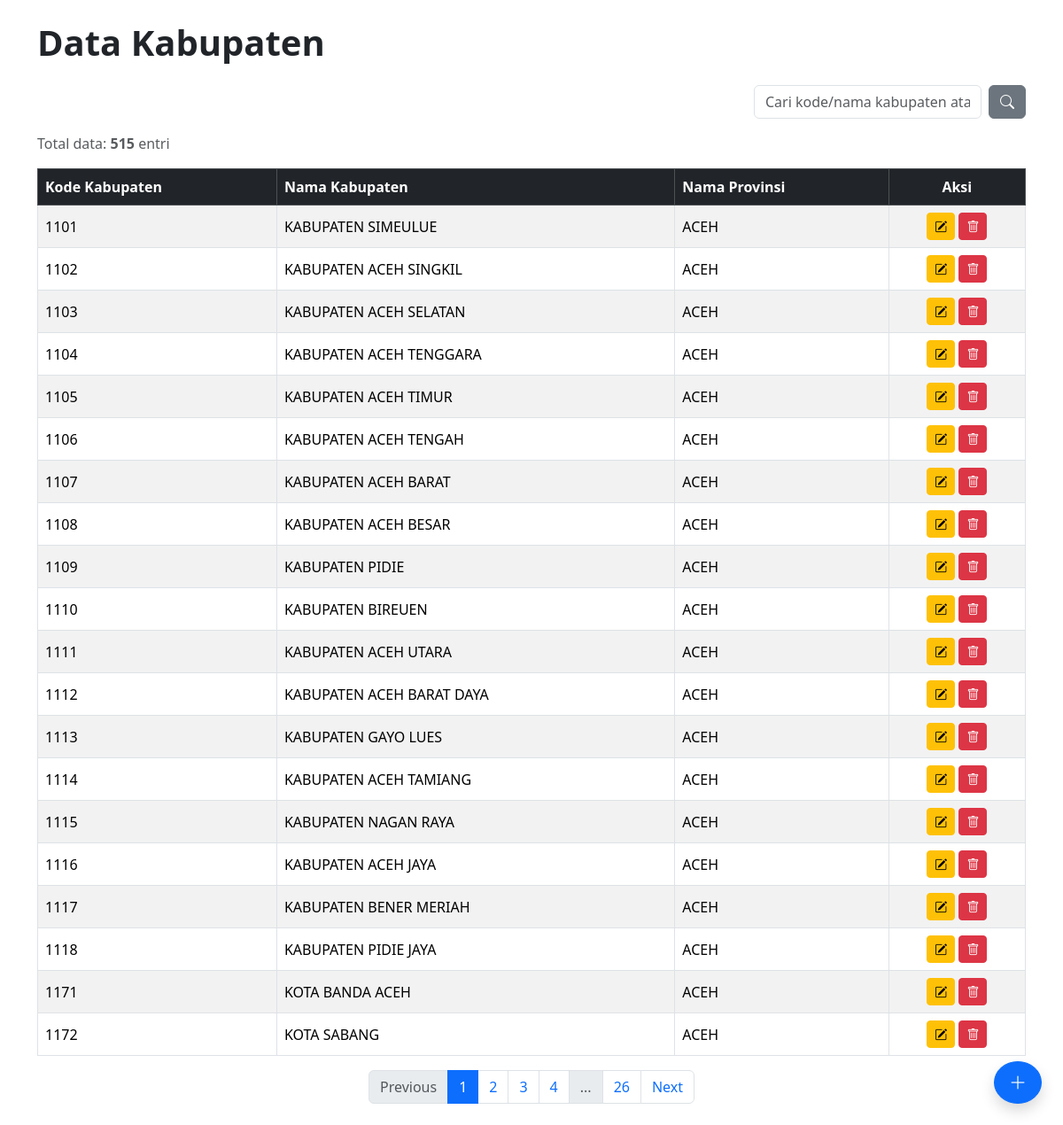
The app's page /crud_kabupaten/index.php with its own data.
### tables this page shows
CREATE TABLE `kabupaten` (
  `COL 1` varchar(4) DEFAULT NULL,
  `COL 2` varchar(11) DEFAULT NULL,
  `COL 3` varchar(36) DEFAULT NULL
);

CREATE TABLE `provinsi` (
  `COL 1` varchar(4) NOT NULL,
  `COL 2` varchar(11) DEFAULT NULL,
  `COL 3` varchar(25) DEFAULT NULL
);

### crud_kabupaten/index.php (the view, shortened to what this page needs)
<?php
require_once 'config.php';
$limit = 20;
$page = isset($_GET['page']) ? max(1, intval($_GET['page'])) : 1;
$offset = ($page - 1) * $limit;
$search = trim($_GET['search'] ?? '');
$searchParam = "%$search%";
$searchQuery = $search ? '&search=' . urlencode($search) : '';
$totalStmt = $pdo->prepare("
    SELECT COUNT(*)
    FROM kabupaten k
    LEFT JOIN provinsi p ON k.`COL 2` = p.`COL 1`
    WHERE k.`COL 1` LIKE ? OR k.`COL 3` LIKE ? OR p.`COL 3` LIKE ?
");
$totalStmt->execute([$searchParam, $searchParam, $searchParam]);
$totalData = $totalStmt->fetchColumn();
$totalPages = ceil($totalData / $limit);
$stmt = $pdo->prepare("
    SELECT
        k.`COL 1` AS kode_kabupaten,
        k.`COL 3` AS nama_kabupaten,
        p.`COL 3` AS nama_provinsi
    FROM kabupaten k
    LEFT JOIN provinsi p ON k.`COL 2` = p.`COL 1`
    WHERE k.`COL 1` LIKE ? OR k.`COL 3` LIKE ? OR p.`COL 3` LIKE ?
    ORDER BY k.`COL 1` ASC
    LIMIT $limit OFFSET $offset
");
$stmt->execute([$searchParam, $searchParam, $searchParam]);
$kabupatens = $stmt->fetchAll(PDO::FETCH_ASSOC);
?>
<!DOCTYPE html>
<html lang="id">
<head>
    <link href="https://cdn.jsdelivr.net/npm/bootstrap@5.3.2/dist/css/bootstrap.min.css" rel="stylesheet">
    <link href="https://cdn.jsdelivr.net/npm/bootstrap-icons@1.11.1/font/bootstrap-icons.css" rel="stylesheet">
</head>
<body>
<div class="container my-4">
    <h1 class="mb-4 fw-bold">Data Kabupaten</h1>
    <div class="d-flex justify-content-end mb-3">
        <form class="d-flex" method="get">
            <input type="text" name="search" value="<?= htmlspecialchars($search) ?>"
                   class="form-control me-2" placeholder="Cari kode/nama kabupaten atau provinsi">
            <button type="submit" class="btn btn-secondary">
                <i class="bi bi-search"></i>
            </button>
        </form>
    </div>
    <p class="mb-3 text-muted">Total data: <strong><?= number_format((int)$totalData) ?></strong> entri</p>
    <div class="table-responsive">
        <table class="table table-striped table-bordered align-middle">
            <thead class="table-dark">
                <tr>
                    <th>Kode Kabupaten</th>
                    <th>Nama Kabupaten</th>
                    <th>Nama Provinsi</th>
                    <th class="text-center">Aksi</th>
                </tr>
            </thead>
            <tbody>
                <?php if(count($kabupatens) > 0): ?>
                    <?php foreach($kabupatens as $k): ?>
                        <tr>
                            <td><?= htmlspecialchars($k['kode_kabupaten']) ?></td>
                            <td><?= htmlspecialchars($k['nama_kabupaten']) ?></td>
                            <td><?= htmlspecialchars($k['nama_provinsi']) ?></td>
                            <td class="text-center">
                                          <a href="edit.php?kode=<?= urlencode($k['kode_kabupaten']) ?><?= $searchQuery ?>"
                                              class="btn btn-sm btn-warning" title="Edit">
                                    <i class="bi bi-pencil-square"></i>
                                </a>
                                          <a href="hapus.php?kode=<?= urlencode($k['kode_kabupaten']) ?><?= $searchQuery ?>"
                                              class="btn btn-sm btn-danger" title="Hapus"
                                              onclick="return confirm('Hapus data ini?')">
                                    <i class="bi bi-trash"></i>
                                </a>
                            </td>
                        </tr>
                    <?php endforeach; ?>
                <?php else: ?>
                    <tr>
                        <td colspan="4" class="text-center">Tidak ada data.</td>
                    </tr>
                <?php endif; ?>
            </tbody>
        </table>
    </div>
    <?php if ($totalPages > 1): ?>
    <nav aria-label="Page navigation">
        <ul class="pagination justify-content-center">
            <li class="page-item <?= $page <= 1 ? 'disabled' : '' ?>">
                <a class="page-link" href="index.php?page=<?= $page - 1 ?><?= $searchQuery ?>" tabindex="-1">Previous</a>
            </li>
            <?php
            for ($i = 1; $i <= min(4, $totalPages); $i++): ?>
                <li class="page-item <?= $i == $page ? 'active' : '' ?>">
                    <a class="page-link" href="index.php?page=<?= $i ?><?= $searchQuery ?>"><?= $i ?></a>
                </li>
            <?php endfor; ?>
            <?php if ($totalPages > 5): ?>
                <li class="page-item disabled">
                    <span class="page-link">...</span>
                </li>
                <li class="page-item <?= $totalPages == $page ? 'active' : '' ?>">
                    <a class="page-link" href="index.php?page=<?= $totalPages ?><?= $searchQuery ?>"><?= $totalPages ?></a>
                </li>
            <?php elseif ($totalPages > 4): ?>
                <li class="page-item <?= $totalPages == $page ? 'active' : '' ?>">
                    <a class="page-link" href="index.php?page=<?= $totalPages ?>"><?= $totalPages ?></a>
                </li>
            <?php endif; ?>
            <li class="page-item <?= $page >= $totalPages ? 'disabled' : '' ?>">
                <a class="page-link" href="index.php?page=<?= $page + 1 ?><?= $searchQuery ?>">Next</a>
            </li>
        </ul>
    </nav>
    <?php endif; ?>
    <a href="tambah.php" class="btn btn-primary btn-lg rounded-circle position-fixed bottom-0 end-0 m-4 shadow"
       title="Tambah Kabupaten">
        <i class="bi bi-plus-lg"></i>
    </a>
    <div class="position-fixed bottom-0 end-0 p-3" style="z-index: 11">
    </div>
</div>
</body>
</html>

### records on screen
kabupaten: COL 1 "1101", COL 3 "KABUPATEN SIMEULUE", provinsi.COL 3 "ACEH"
kabupaten: COL 1 "1102", COL 3 "KABUPATEN ACEH SINGKIL", provinsi.COL 3 "ACEH"
kabupaten: COL 1 "1103", COL 3 "KABUPATEN ACEH SELATAN", provinsi.COL 3 "ACEH"
kabupaten: COL 1 "1104", COL 3 "KABUPATEN ACEH TENGGARA", provinsi.COL 3 "ACEH"
kabupaten: COL 1 "1105", COL 3 "KABUPATEN ACEH TIMUR", provinsi.COL 3 "ACEH"
kabupaten: COL 1 "1106", COL 3 "KABUPATEN ACEH TENGAH", provinsi.COL 3 "ACEH"
kabupaten: COL 1 "1107", COL 3 "KABUPATEN ACEH BARAT", provinsi.COL 3 "ACEH"
kabupaten: COL 1 "1108", COL 3 "KABUPATEN ACEH BESAR", provinsi.COL 3 "ACEH"
kabupaten: COL 1 "1109", COL 3 "KABUPATEN PIDIE", provinsi.COL 3 "ACEH"
kabupaten: COL 1 "1110", COL 3 "KABUPATEN BIREUEN", provinsi.COL 3 "ACEH"
kabupaten: COL 1 "1111", COL 3 "KABUPATEN ACEH UTARA", provinsi.COL 3 "ACEH"
kabupaten: COL 1 "1112", COL 3 "KABUPATEN ACEH BARAT DAYA", provinsi.COL 3 "ACEH"
kabupaten: COL 1 "1113", COL 3 "KABUPATEN GAYO LUES", provinsi.COL 3 "ACEH"
kabupaten: COL 1 "1114", COL 3 "KABUPATEN ACEH TAMIANG", provinsi.COL 3 "ACEH"
kabupaten: COL 1 "1115", COL 3 "KABUPATEN NAGAN RAYA", provinsi.COL 3 "ACEH"
kabupaten: COL 1 "1116", COL 3 "KABUPATEN ACEH JAYA", provinsi.COL 3 "ACEH"
kabupaten: COL 1 "1117", COL 3 "KABUPATEN BENER MERIAH", provinsi.COL 3 "ACEH"
kabupaten: COL 1 "1118", COL 3 "KABUPATEN PIDIE JAYA", provinsi.COL 3 "ACEH"
kabupaten: COL 1 "1171", COL 3 "KOTA BANDA ACEH", provinsi.COL 3 "ACEH"
kabupaten: COL 1 "1172", COL 3 "KOTA SABANG", provinsi.COL 3 "ACEH"

### other values on screen
$totalData "515"
$totalPages "26"
